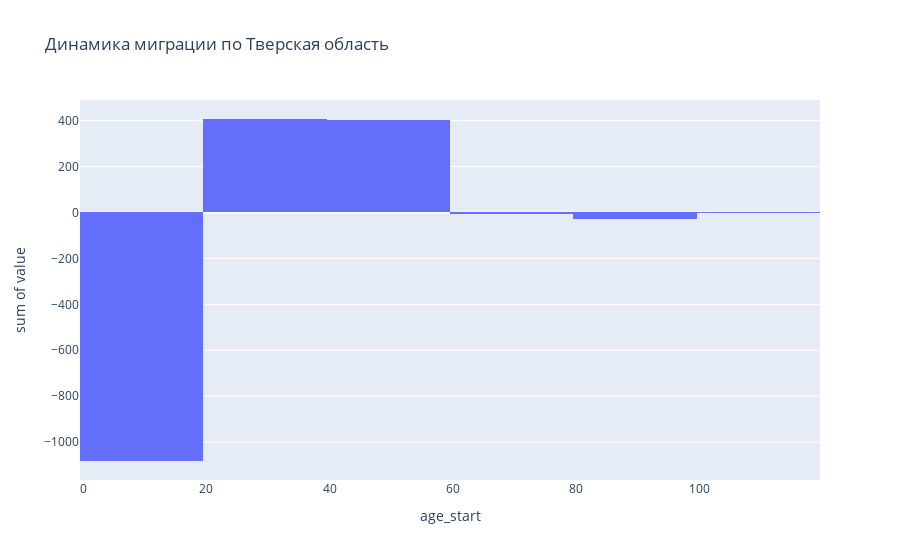

Notebook cell for this chart:
### Code cell
# Посмотрим на распределение миграции по возрастам для случайного региона
import random

region = random.choices(migration['region_name'].unique(), k=1)[0]

data = migration[migration['region_name'] == region]
data['age_start'] = pd.to_numeric(data['age'].apply(lambda x: int(x.split('-')[0])))
data = data.reset_index()

fig = px.histogram(data, x='age_start', y='value', title=f'Динамика миграции по {data["region_name"][0]}')
fig.show()

### Figure 1 — Plotly figure (JSON) as saved in the notebook; plotly's stock layout.template omitted (floating-point values rounded to 4 significant figures)
{"data": [{"bingroup": "x", "histfunc": "sum", "hovertemplate": "age_start=%{x}<br>sum of value=%{y}<extra></extra>", "legendgroup": "", "marker": {"color": "#636efa", "pattern": {"shape": ""}}, "name": "", "orientation": "v", "showlegend": false, "type": "histogram", "x": [0, 10, 100, 15, 20, 25, 3, 30, 35, 40, 45, 5, 50, 55, 60, 65, 70, 75, 80, 85, 90, 95, 0, 10, 100, 15, 20, 25, 3, 30, 35, 40, 45, 5, 50, 55, 60, 65, 70, 75, 80, 85, 90, 95], "xaxis": "x", "y": [-33.0, 42.0, -1.0, -494.0, 254.0, -259.0, 0.0, -104.0, -67.0, -80.0, 37.0, 23.0, -16.0, 15.0, -36.0, -46.0, 17.0, -7.0, -42.0, 9.0, -11.0, 3.0, -5.0, 51.0, 0.0, -681.0, 431.0, 53.0, 0.0, 75.0, 24.0, 139.0, 144.0, 15.0, 52.0, 113.0, 31.0, 41.0, 9.0, -16.0, 9.0, 11.0, -5.0, -3.0], "yaxis": "y"}], "layout": {"barmode": "relative", "legend": {"tracegroupgap": 0}, "title": {"text": "Динамика миграции по Тверская область"}, "xaxis": {"anchor": "y", "domain": [0, 1], "title": {"text": "age_start"}}, "yaxis": {"anchor": "x", "domain": [0, 1], "title": {"text": "sum of value"}}}}
